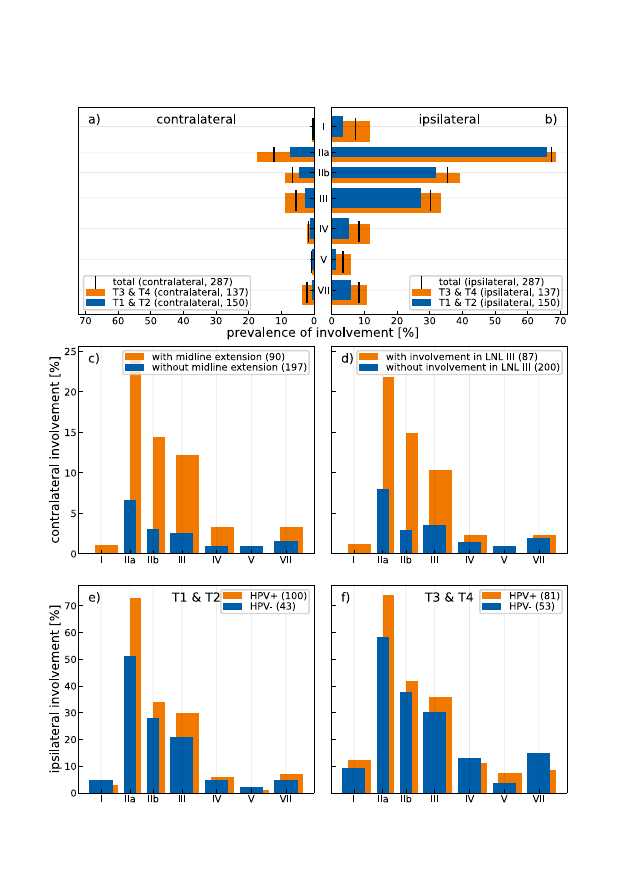

Write Python code to recreate this figure.
"""
Plot panel with patient cohort statistics for the CLB dataset.
"""
from pathlib import Path
import numpy as np
import pandas as pd
from cycler import cycler
import matplotlib.pyplot as plt
from matplotlib import gridspec

from lyscripts.plot.histograms import get_size


DATAFILE = Path("../data/2021-usz-oropharynx-enhanced.csv")
OUTPUT = Path(__file__).with_suffix(".svg")

# barplot settings
WIDTH, SPACE = 0.8, 0.4
LABELS  =          ["I"  , "IIa"  , "IIb"  , "III", "IV" , "V"  , "VII"]
WIDTHS  = np.array([WIDTH, WIDTH/2, WIDTH/2, WIDTH, WIDTH, WIDTH, WIDTH])
POSITIONS = np.array([np.sum(WIDTHS[0:i])+i*SPACE for i in range(len(WIDTHS))])
POSITIONS[1] -= SPACE/2
POSITIONS[2] -= SPACE/2

COLORS = {
    "green": '#00afa5',
    "red": '#ae0060',
    "blue": '#005ea8',
    "orange": '#f17900',
    "gray": '#c5d5db',
}
COLOR_CYCLE = cycler(color=[COLORS["orange"], COLORS["blue"]])


if __name__ == "__main__":
    plt.style.use("../../../.mplstyle")
    plt.rc("axes", prop_cycle=COLOR_CYCLE)
    plt.rcParams['figure.constrained_layout.use'] = False

    dataset = pd.read_csv(DATAFILE, header=[0,1,2])
    t_stages = dataset["tumor", "1", "t_stage"]
    hpv_status = dataset["patient", "#", "hpv_status"]
    mid_ext = dataset["tumor", "1", "extension"]
    consensus = dataset["logic_or"]

    num_total = len(consensus)
    num_early = (t_stages <= 2).sum()
    num_late = (t_stages > 2).sum()

    # initialize figure
    fig = plt.figure(
        figsize=get_size(width="full", ratio=1./np.sqrt(2)),
    )

    # define grid layout
    gs = gridspec.GridSpec(ncols=2, nrows=3, figure=fig, wspace=0.075, hspace=0.15)
    ax = {}

    # define axes to plot on
    ax["prevalence contra"] = fig.add_subplot(gs[0,0])
    ax["prevalence ipsi"]   = fig.add_subplot(gs[0,1], sharey=ax["prevalence contra"])
    ax["row0"] = fig.add_subplot(gs[0,:], frame_on=False)

    ax["contra midext"]  = fig.add_subplot(gs[1,0])
    ax["contra ipsiIII"] = fig.add_subplot(gs[1,1], sharey=ax["contra midext"])

    ax["HPV early"] = fig.add_subplot(gs[2,0])
    ax["HPV late"]  = fig.add_subplot(gs[2,1], sharey=ax["HPV early"])

    # first row, prevalence of involvement ipsi- & contralaterally
    prev_ipsi = 100 * (consensus["ipsi"] == True).sum() / num_total
    prev_ipsi_early = 100 * (consensus["ipsi"] == True).loc[t_stages <= 2].sum() / num_early
    prev_ipsi_late = 100 * (consensus["ipsi"] == True).loc[t_stages > 2].sum() / num_late
    ax["prevalence ipsi"].barh(
        POSITIONS,
        prev_ipsi_late[LABELS],
        label=f"T3 & T4 (ipsilateral, {num_late})",
        height=WIDTHS
    )
    ax["prevalence ipsi"].barh(
        POSITIONS - SPACE/2.,
        prev_ipsi_early[LABELS],
        label=f"T1 & T2 (ipsilateral, {num_early})",
        height=WIDTHS
    )
    ax["prevalence ipsi"].scatter(
        prev_ipsi[LABELS],
        POSITIONS - SPACE/4,
        s=300*WIDTHS,
        color="black",
        marker="|",
        label=f"total (ipsilateral, {num_total})",
        zorder=5
    )
    y_lim = ax["prevalence ipsi"].get_ylim()
    ax["prevalence ipsi"].set_ylim(y_lim[::-1])
    ax["prevalence ipsi"].set_yticks(POSITIONS - SPACE/2.)
    ax["prevalence ipsi"].set_yticklabels(LABELS, ha="center", position=(-0.025,0))
    ax["prevalence ipsi"].grid(axis='x')
    ax["prevalence ipsi"].annotate(
        "ipsilateral", (0.5, 0.92), 
        xycoords="axes fraction", horizontalalignment="center"
    )
    ax["prevalence ipsi"].legend(loc="lower right")
    x_lim = ax["prevalence ipsi"].get_xlim()

    prev_contra = (100 / num_total) * (
        consensus["contra"] == True
    ).sum()
    prev_contra_early = (100 / num_early) * (
        consensus["contra"] == True
    ).loc[t_stages <= 2].sum()
    prev_contra_late = (100 / num_late) * (
        consensus["contra"] == True
    ).loc[t_stages > 2].sum()
    ax["prevalence contra"].barh(
        POSITIONS,
        prev_contra_late[LABELS],
        label=f"T3 & T4 (contralateral, {num_late})",
        height=WIDTHS
    )
    ax["prevalence contra"].barh(
        POSITIONS - SPACE/2.,
        prev_contra_early[LABELS],
        label=f"T1 & T2 (contralateral, {num_early})",
        height=WIDTHS
    )
    ax["prevalence contra"].scatter(
        prev_contra[LABELS],
        POSITIONS - SPACE/4,
        s=300*WIDTHS,
        color="black",
        marker="|",
        label=f"total (contralateral, {num_total})",
        zorder=5
    )
    ax["prevalence contra"].set_ylim(y_lim[::-1])
    ax["prevalence contra"].yaxis.tick_right()
    plt.setp(ax["prevalence contra"].get_yticklabels(), visible=False)
    ax["prevalence contra"].set_xlim(x_lim[::-1])
    ax["prevalence contra"].grid(axis='x')
    ax["prevalence contra"].annotate(
        "contralateral", (0.5, 0.92), 
        xycoords="axes fraction", horizontalalignment="center"
    )
    ax["prevalence contra"].legend(loc="lower left")

    ax["row0"].set_xlabel("prevalence of involvement [%]", labelpad=9)
    ax["row0"].set_xticks([])
    ax["row0"].set_yticks([])

    # second row, contralateral involvement depending on midline extension and ipsilateral level III
    num_midext = len(consensus[mid_ext])
    num_nomidext = len(consensus[~mid_ext])
    contra_midext = (100 / num_midext) * (
        consensus["contra"] == True
    ).loc[mid_ext].sum()
    contra_nomidext = (100 / num_nomidext) * (
        consensus["contra"] == True
    ).loc[~mid_ext].sum()

    ax["contra midext"].bar(
        POSITIONS,
        contra_midext[LABELS],
        label=f"with midline extension ({num_midext})",
        width=WIDTHS
    )
    ax["contra midext"].bar(
        POSITIONS - SPACE/2.,
        contra_nomidext[LABELS],
        label=f"without midline extension ({num_nomidext})",
        width=WIDTHS
    )
    ax["contra midext"].set_xticks(POSITIONS - SPACE/2.)
    ax["contra midext"].set_xticklabels(LABELS)
    ax["contra midext"].grid(axis='y')
    ax["contra midext"].set_ylabel("contralateral involvement [%]")
    ax["contra midext"].legend()

    num_ipsiIII = (consensus["ipsi", "III"] == True).sum()
    num_noipsiIII = (consensus["ipsi", "III"] != True).sum()
    
    contra_ipsiIII = (100 / num_ipsiIII) * (
        consensus["contra"] == True
    ).loc[
        consensus["ipsi", "III"] == True
    ].sum()
    
    contra_noipsiIII = (100 / num_noipsiIII) * (
        consensus["contra"] == True
    ).loc[
        consensus["ipsi", "III"] != True
    ].sum()

    ax["contra ipsiIII"].bar(
        POSITIONS,
        contra_ipsiIII[LABELS],
        label=f"with involvement in LNL III ({num_ipsiIII})",
        width=WIDTHS
    )
    ax["contra ipsiIII"].bar(
        POSITIONS - SPACE/2.,
        contra_noipsiIII[LABELS],
        label=f"without involvement in LNL III ({num_noipsiIII})",
        width=WIDTHS
    )
    ax["contra ipsiIII"].set_xticks(POSITIONS - SPACE/2.)
    ax["contra ipsiIII"].set_xticklabels(LABELS)
    ax["contra ipsiIII"].grid(axis='y')
    ax["contra ipsiIII"].legend()
    plt.setp(ax["contra ipsiIII"].get_yticklabels(), visible=False)

    # third row, HPV positive vs negative
    num_HPVpos_early = len(consensus.loc[(hpv_status == True) & (t_stages <= 2)])
    num_HPVneg_early = len(consensus.loc[(hpv_status == False) & (t_stages <= 2)])
    ipsi_HPVpos_early = (100 / num_HPVpos_early) * (
        consensus["ipsi"] == True
    ).loc[(hpv_status == True) & (t_stages <= 2)].sum()
    ipsi_HPVneg_early = (100 / num_HPVneg_early) * (
        consensus["ipsi"] == True
    ).loc[(hpv_status == False) & (t_stages <= 2)].sum()

    ax["HPV early"].bar(
        POSITIONS,
        ipsi_HPVpos_early[LABELS],
        label=f"HPV+ ({num_HPVpos_early})",
        width=WIDTHS
    )
    ax["HPV early"].bar(
        POSITIONS - SPACE/2.,
        ipsi_HPVneg_early[LABELS],
        label=f"HPV- ({num_HPVneg_early})",
        width=WIDTHS
    )
    ax["HPV early"].set_xticks(POSITIONS - SPACE/2.)
    ax["HPV early"].set_xticklabels(LABELS)
    ax["HPV early"].set_ylabel("ipsilateral involvement [%]")
    ax["HPV early"].grid(axis='y')
    ax["HPV early"].annotate(
        "T1 & T2", (0.5, 0.92), 
        xycoords="axes fraction", horizontalalignment="center"
    )
    ax["HPV early"].legend()

    num_HPVpos_late = len(consensus.loc[(hpv_status == True) & (t_stages > 2)])
    num_HPVneg_late = len(consensus.loc[(hpv_status == False) & (t_stages > 2)])
    ipsi_HPVpos_late = (100 / num_HPVpos_late) * (
        consensus["ipsi"] == True
    ).loc[(hpv_status == True) & (t_stages > 2)].sum()
    ipsi_HPVneg_late = (100 / num_HPVneg_late) * (
        consensus["ipsi"] == True
    ).loc[(hpv_status == False) & (t_stages > 2)].sum()

    ax["HPV late"].bar(
        POSITIONS,
        ipsi_HPVpos_late[LABELS],
        label=f"HPV+ ({num_HPVpos_late})",
        width=WIDTHS
    )
    ax["HPV late"].bar(
        POSITIONS - SPACE/2.,
        ipsi_HPVneg_late[LABELS],
        label=f"HPV- ({num_HPVneg_late})",
        width=WIDTHS
    )
    ax["HPV late"].set_xticks(POSITIONS - SPACE/2.)
    ax["HPV late"].set_xticklabels(LABELS)
    ax["HPV late"].grid(axis='y')
    plt.setp(ax["HPV late"].get_yticklabels(), visible=False)
    ax["HPV late"].annotate(
        "T3 & T4", (0.5, 0.92), 
        xycoords="axes fraction", horizontalalignment="center"
    )
    ax["HPV late"].legend()

    # labelling the six subplots
    ax["prevalence contra"].annotate("a)", (0.04, 0.92), xycoords="axes fraction")
    ax["prevalence ipsi"].annotate("b)", (0.96, 0.92), xycoords="axes fraction", horizontalalignment="right")
    ax["contra midext"].annotate("c)", (0.04, 0.92), xycoords="axes fraction")
    ax["contra ipsiIII"].annotate("d)", (0.04, 0.92), xycoords="axes fraction")
    ax["HPV early"].annotate("e)", (0.04, 0.92), xycoords="axes fraction")
    ax["HPV late"].annotate("f)", (0.04, 0.92), xycoords="axes fraction")

    plt.savefig(OUTPUT)
